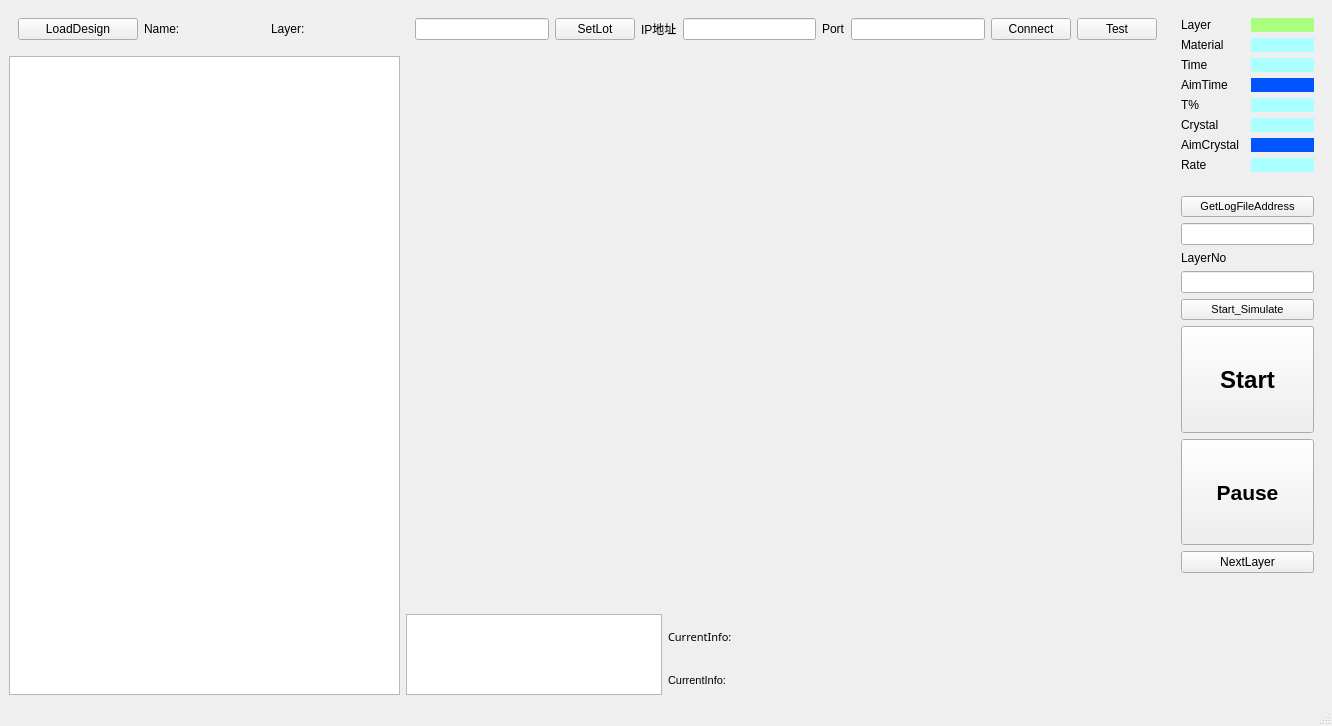
<?xml version="1.0" encoding="UTF-8"?>
<ui version="4.0">
 <class>MainWindow</class>
 <widget class="QMainWindow" name="MainWindow">
  <property name="geometry">
   <rect>
    <x>0</x>
    <y>0</y>
    <width>1332</width>
    <height>726</height>
   </rect>
  </property>
  <property name="minimumSize">
   <size>
    <width>1030</width>
    <height>690</height>
   </size>
  </property>
  <property name="maximumSize">
   <size>
    <width>16777215</width>
    <height>16777215</height>
   </size>
  </property>
  <property name="windowTitle">
   <string>MainWindow</string>
  </property>
  <widget class="QWidget" name="centralwidget">
   <layout class="QGridLayout" name="gridLayout_5">
    <item row="1" column="0" rowspan="7">
     <widget class="QTableView" name="tV_Design">
      <property name="sizePolicy">
       <sizepolicy hsizetype="Fixed" vsizetype="Preferred">
        <horstretch>0</horstretch>
        <verstretch>0</verstretch>
       </sizepolicy>
      </property>
      <property name="minimumSize">
       <size>
        <width>391</width>
        <height>0</height>
       </size>
      </property>
      <property name="maximumSize">
       <size>
        <width>391</width>
        <height>16777215</height>
       </size>
      </property>
     </widget>
    </item>
    <item row="1" column="1" rowspan="5" colspan="2">
     <widget class="QChartView" name="tV_Chart" native="true">
      <property name="sizePolicy">
       <sizepolicy hsizetype="Preferred" vsizetype="Preferred">
        <horstretch>0</horstretch>
        <verstretch>0</verstretch>
       </sizepolicy>
      </property>
     </widget>
    </item>
    <item row="6" column="2">
     <widget class="QLabel" name="label_FittingInfo">
      <property name="sizePolicy">
       <sizepolicy hsizetype="Expanding" vsizetype="Fixed">
        <horstretch>0</horstretch>
        <verstretch>0</verstretch>
       </sizepolicy>
      </property>
      <property name="font">
       <font>
        <family>Microsoft Tai Le</family>
        <pointsize>8</pointsize>
       </font>
      </property>
      <property name="text">
       <string>CurrentInfo:</string>
      </property>
     </widget>
    </item>
    <item row="7" column="2">
     <widget class="QLabel" name="label_FittingInfo_2">
      <property name="sizePolicy">
       <sizepolicy hsizetype="Expanding" vsizetype="Fixed">
        <horstretch>0</horstretch>
        <verstretch>0</verstretch>
       </sizepolicy>
      </property>
      <property name="font">
       <font>
        <pointsize>8</pointsize>
       </font>
      </property>
      <property name="text">
       <string>CurrentInfo:</string>
      </property>
     </widget>
    </item>
    <item row="0" column="0">
     <widget class="QWidget" name="widget_4" native="true">
      <layout class="QGridLayout" name="gridLayout_4">
       <item row="0" column="0">
        <widget class="QPushButton" name="BtnLoadDesign">
         <property name="font">
          <font>
           <family>Arial</family>
           <pointsize>9</pointsize>
          </font>
         </property>
         <property name="text">
          <string>LoadDesign</string>
         </property>
        </widget>
       </item>
       <item row="0" column="1">
        <widget class="QLabel" name="label">
         <property name="font">
          <font>
           <family>Arial</family>
           <pointsize>9</pointsize>
          </font>
         </property>
         <property name="text">
          <string>Name:</string>
         </property>
        </widget>
       </item>
       <item row="0" column="2">
        <widget class="QLabel" name="label_3">
         <property name="font">
          <font>
           <family>Arial</family>
           <pointsize>9</pointsize>
          </font>
         </property>
         <property name="text">
          <string>Layer:</string>
         </property>
        </widget>
       </item>
      </layout>
     </widget>
    </item>
    <item row="6" column="1" rowspan="2">
     <widget class="QPlainTextEdit" name="pTE_Process">
      <property name="sizePolicy">
       <sizepolicy hsizetype="Fixed" vsizetype="Fixed">
        <horstretch>0</horstretch>
        <verstretch>0</verstretch>
       </sizepolicy>
      </property>
      <property name="maximumSize">
       <size>
        <width>16777215</width>
        <height>81</height>
       </size>
      </property>
      <property name="font">
       <font>
        <family>Tahoma</family>
        <pointsize>8</pointsize>
       </font>
      </property>
     </widget>
    </item>
    <item row="0" column="1" colspan="2">
     <widget class="QWidget" name="widget_2" native="true">
      <property name="sizePolicy">
       <sizepolicy hsizetype="Preferred" vsizetype="Fixed">
        <horstretch>0</horstretch>
        <verstretch>0</verstretch>
       </sizepolicy>
      </property>
      <property name="maximumSize">
       <size>
        <width>16777215</width>
        <height>41</height>
       </size>
      </property>
      <layout class="QGridLayout" name="gridLayout_2">
       <item row="0" column="6">
        <widget class="QLineEdit" name="lE_Port">
         <property name="font">
          <font>
           <family>Arial</family>
           <pointsize>9</pointsize>
          </font>
         </property>
        </widget>
       </item>
       <item row="0" column="5">
        <widget class="QLabel" name="label_5">
         <property name="font">
          <font>
           <family>Arial</family>
           <pointsize>9</pointsize>
          </font>
         </property>
         <property name="text">
          <string>Port</string>
         </property>
        </widget>
       </item>
       <item row="0" column="2">
        <widget class="QPushButton" name="Btn_SetLot">
         <property name="font">
          <font>
           <family>Arial</family>
           <pointsize>9</pointsize>
          </font>
         </property>
         <property name="text">
          <string>SetLot</string>
         </property>
        </widget>
       </item>
       <item row="0" column="9">
        <widget class="QPushButton" name="Btn_Test">
         <property name="font">
          <font>
           <family>Arial</family>
           <pointsize>9</pointsize>
          </font>
         </property>
         <property name="text">
          <string>Test</string>
         </property>
        </widget>
       </item>
       <item row="0" column="3">
        <widget class="QLabel" name="label_4">
         <property name="font">
          <font>
           <family>Arial</family>
           <pointsize>9</pointsize>
          </font>
         </property>
         <property name="text">
          <string>IP地址</string>
         </property>
        </widget>
       </item>
       <item row="0" column="4">
        <widget class="QLineEdit" name="lE_IP">
         <property name="font">
          <font>
           <family>Arial</family>
           <pointsize>9</pointsize>
          </font>
         </property>
        </widget>
       </item>
       <item row="0" column="8">
        <widget class="QPushButton" name="BtnConnect">
         <property name="font">
          <font>
           <family>Arial</family>
           <pointsize>9</pointsize>
          </font>
         </property>
         <property name="text">
          <string>Connect</string>
         </property>
        </widget>
       </item>
       <item row="0" column="0">
        <widget class="QLineEdit" name="lE_LotNum">
         <property name="font">
          <font>
           <family>Arial</family>
           <pointsize>9</pointsize>
          </font>
         </property>
        </widget>
       </item>
      </layout>
     </widget>
    </item>
    <item row="0" column="3" rowspan="2">
     <widget class="QWidget" name="widget" native="true">
      <property name="sizePolicy">
       <sizepolicy hsizetype="Fixed" vsizetype="Fixed">
        <horstretch>0</horstretch>
        <verstretch>0</verstretch>
       </sizepolicy>
      </property>
      <property name="minimumSize">
       <size>
        <width>151</width>
        <height>0</height>
       </size>
      </property>
      <property name="maximumSize">
       <size>
        <width>151</width>
        <height>16777215</height>
       </size>
      </property>
      <layout class="QGridLayout" name="gridLayout">
       <item row="0" column="0">
        <widget class="QLabel" name="label_6">
         <property name="styleSheet">
          <string notr="true">font: 9pt &quot;Calibri&quot;;</string>
         </property>
         <property name="text">
          <string>Layer</string>
         </property>
        </widget>
       </item>
       <item row="0" column="1">
        <widget class="QLabel" name="label_Layer">
         <property name="styleSheet">
          <string notr="true">background-color: rgb(170, 255, 127);</string>
         </property>
         <property name="text">
          <string/>
         </property>
        </widget>
       </item>
       <item row="1" column="0">
        <widget class="QLabel" name="label_10">
         <property name="styleSheet">
          <string notr="true">font: 9pt &quot;Calibri&quot;;</string>
         </property>
         <property name="text">
          <string>Material</string>
         </property>
        </widget>
       </item>
       <item row="1" column="1">
        <widget class="QLabel" name="label_Material">
         <property name="styleSheet">
          <string notr="true">background-color: rgb(170, 255, 255);</string>
         </property>
         <property name="text">
          <string/>
         </property>
        </widget>
       </item>
       <item row="2" column="0">
        <widget class="QLabel" name="label_8">
         <property name="styleSheet">
          <string notr="true">font: 9pt &quot;Calibri&quot;;</string>
         </property>
         <property name="text">
          <string>Time</string>
         </property>
        </widget>
       </item>
       <item row="2" column="1">
        <widget class="QLabel" name="label_Time">
         <property name="styleSheet">
          <string notr="true">background-color: rgb(170, 255, 255);</string>
         </property>
         <property name="text">
          <string/>
         </property>
        </widget>
       </item>
       <item row="3" column="0">
        <widget class="QLabel" name="label_12">
         <property name="styleSheet">
          <string notr="true">font: 9pt &quot;Calibri&quot;;</string>
         </property>
         <property name="text">
          <string>AimTime</string>
         </property>
        </widget>
       </item>
       <item row="3" column="1">
        <widget class="QLabel" name="label_TargetTime">
         <property name="styleSheet">
          <string notr="true">background-color: rgb(0, 85, 255);
color: rgb(255, 255, 255);</string>
         </property>
         <property name="text">
          <string/>
         </property>
        </widget>
       </item>
       <item row="4" column="0">
        <widget class="QLabel" name="label_9">
         <property name="styleSheet">
          <string notr="true">font: 9pt &quot;Calibri&quot;;</string>
         </property>
         <property name="text">
          <string>T%</string>
         </property>
        </widget>
       </item>
       <item row="4" column="1">
        <widget class="QLabel" name="label_T">
         <property name="styleSheet">
          <string notr="true">background-color: rgb(170, 255, 255);</string>
         </property>
         <property name="text">
          <string/>
         </property>
        </widget>
       </item>
       <item row="5" column="0">
        <widget class="QLabel" name="label_7">
         <property name="styleSheet">
          <string notr="true">font: 9pt &quot;Calibri&quot;;</string>
         </property>
         <property name="text">
          <string>Crystal</string>
         </property>
        </widget>
       </item>
       <item row="5" column="1">
        <widget class="QLabel" name="label_Crystal">
         <property name="styleSheet">
          <string notr="true">background-color: rgb(170, 255, 255);</string>
         </property>
         <property name="text">
          <string/>
         </property>
        </widget>
       </item>
       <item row="6" column="0">
        <widget class="QLabel" name="label_13">
         <property name="styleSheet">
          <string notr="true">font: 9pt &quot;Calibri&quot;;</string>
         </property>
         <property name="text">
          <string>AimCrystal</string>
         </property>
        </widget>
       </item>
       <item row="6" column="1">
        <widget class="QLabel" name="label_TargetCrstal">
         <property name="styleSheet">
          <string notr="true">background-color: rgb(0, 85, 255);
color: rgb(255, 255, 255);</string>
         </property>
         <property name="text">
          <string/>
         </property>
        </widget>
       </item>
       <item row="7" column="0">
        <widget class="QLabel" name="label_11">
         <property name="styleSheet">
          <string notr="true">font: 9pt &quot;AcadEref&quot;;
font: 9pt &quot;Calibri&quot;;</string>
         </property>
         <property name="text">
          <string>Rate</string>
         </property>
        </widget>
       </item>
       <item row="7" column="1">
        <widget class="QLabel" name="label_Rate">
         <property name="styleSheet">
          <string notr="true">background-color: rgb(170, 255, 255);</string>
         </property>
         <property name="text">
          <string/>
         </property>
        </widget>
       </item>
      </layout>
     </widget>
    </item>
    <item row="2" column="3" rowspan="6">
     <widget class="QWidget" name="widget_3" native="true">
      <property name="sizePolicy">
       <sizepolicy hsizetype="Fixed" vsizetype="Preferred">
        <horstretch>0</horstretch>
        <verstretch>0</verstretch>
       </sizepolicy>
      </property>
      <property name="minimumSize">
       <size>
        <width>151</width>
        <height>0</height>
       </size>
      </property>
      <property name="maximumSize">
       <size>
        <width>151</width>
        <height>16777215</height>
       </size>
      </property>
      <layout class="QGridLayout" name="gridLayout_3">
       <item row="0" column="0">
        <widget class="QPushButton" name="BtnLoadLog">
         <property name="font">
          <font>
           <pointsize>8</pointsize>
          </font>
         </property>
         <property name="text">
          <string>GetLogFileAddress</string>
         </property>
        </widget>
       </item>
       <item row="1" column="0">
        <widget class="QLineEdit" name="lE_FileAddress"/>
       </item>
       <item row="2" column="0">
        <widget class="QLabel" name="label_2">
         <property name="sizePolicy">
          <sizepolicy hsizetype="Preferred" vsizetype="Fixed">
           <horstretch>0</horstretch>
           <verstretch>0</verstretch>
          </sizepolicy>
         </property>
         <property name="text">
          <string>LayerNo</string>
         </property>
        </widget>
       </item>
       <item row="3" column="0">
        <widget class="QLineEdit" name="lE_FileLayer"/>
       </item>
       <item row="4" column="0">
        <widget class="QPushButton" name="Btn_Simuate">
         <property name="font">
          <font>
           <pointsize>8</pointsize>
          </font>
         </property>
         <property name="text">
          <string>Start_Simulate</string>
         </property>
        </widget>
       </item>
       <item row="5" column="0">
        <widget class="QPushButton" name="BtnStart">
         <property name="sizePolicy">
          <sizepolicy hsizetype="Minimum" vsizetype="Preferred">
           <horstretch>0</horstretch>
           <verstretch>0</verstretch>
          </sizepolicy>
         </property>
         <property name="font">
          <font>
           <family>Arial</family>
           <pointsize>18</pointsize>
           <bold>true</bold>
          </font>
         </property>
         <property name="autoFillBackground">
          <bool>true</bool>
         </property>
         <property name="text">
          <string>Start</string>
         </property>
        </widget>
       </item>
       <item row="6" column="0">
        <widget class="QPushButton" name="Btn_Stop">
         <property name="sizePolicy">
          <sizepolicy hsizetype="Minimum" vsizetype="Preferred">
           <horstretch>0</horstretch>
           <verstretch>0</verstretch>
          </sizepolicy>
         </property>
         <property name="font">
          <font>
           <family>Arial</family>
           <pointsize>16</pointsize>
           <bold>true</bold>
          </font>
         </property>
         <property name="text">
          <string>Pause</string>
         </property>
        </widget>
       </item>
       <item row="7" column="0">
        <widget class="QPushButton" name="Btn_NextLayer">
         <property name="text">
          <string>NextLayer</string>
         </property>
        </widget>
       </item>
       <item row="8" column="0">
        <widget class="QLabel" name="label_status">
         <property name="sizePolicy">
          <sizepolicy hsizetype="Preferred" vsizetype="Preferred">
           <horstretch>0</horstretch>
           <verstretch>0</verstretch>
          </sizepolicy>
         </property>
         <property name="autoFillBackground">
          <bool>true</bool>
         </property>
         <property name="styleSheet">
          <string notr="true">font: 30pt &quot;Calibri&quot;;
color: rgb(255, 0, 0);</string>
         </property>
         <property name="text">
          <string/>
         </property>
         <property name="alignment">
          <set>Qt::AlignCenter</set>
         </property>
        </widget>
       </item>
      </layout>
     </widget>
    </item>
   </layout>
  </widget>
  <widget class="QMenuBar" name="menubar">
   <property name="geometry">
    <rect>
     <x>0</x>
     <y>0</y>
     <width>1332</width>
     <height>22</height>
    </rect>
   </property>
  </widget>
  <widget class="QStatusBar" name="statusbar"/>
 </widget>
 <customwidgets>
  <customwidget>
   <class>QChartView</class>
   <extends>QWidget</extends>
   <header>qchartview.h</header>
   <container>1</container>
  </customwidget>
 </customwidgets>
 <resources/>
 <connections/>
</ui>
